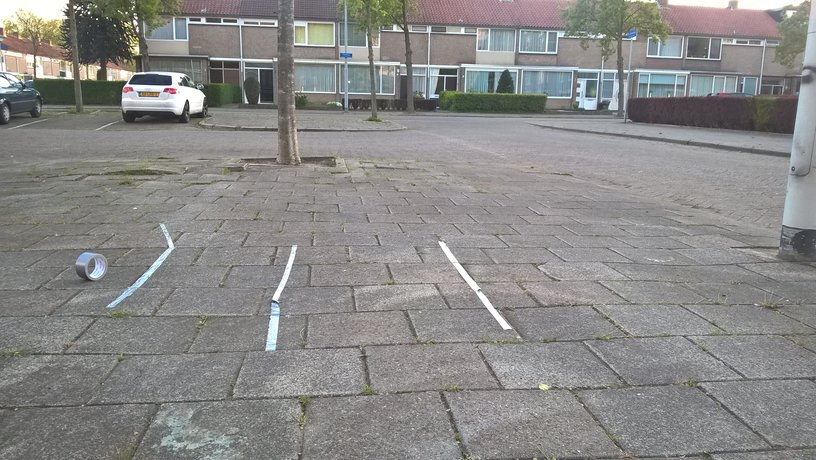
#> input picture roadtests/road0.jpg, 816 x 460 px, found by its file name
$ python RoadDetection_rik.py
#> lines starting #> are read from the running program, lines starting #| are printed output that depends on the picture; after the words box and inside, x2 and y2 are one past the last pixel; in counts of white or black regions, pixels touching at a corner belong together
########################################################################################################################
# RoadDetection()
# detects the boundaries of a road and creates the middle line for this road
#
# input:    []
# output:   [, exitflag]
########################################################################################################################

# import necessary libraries
import cv2
import numpy as np

# import test image
imgP = cv2.imread('../roadtests/road0.jpg')
#> imgP is the input picture: shape (460, 816, 3); mean B, G, R 135.7, 137.2, 137.9
img = cv2.imread('../roadtests/road0.jpg')

# blur image using a gaussian blur
imgBlurred = cv2.GaussianBlur(img, (5, 5), 0)

# define range of grey color in RGB
lower_gray = np.array([220, 220, 220])
upper_gray = np.array([250, 250, 250])

# create grayscale image
imgGrayscale = cv2.inRange(imgBlurred, lower_gray, upper_gray)
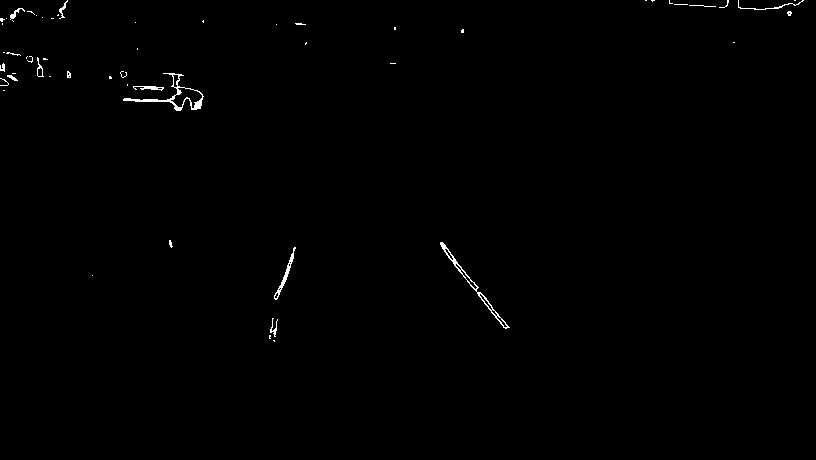
#> imgGrayscale: shape (460, 816); 0.45% white in thin lines or dots, all inside (x1, y1, x2, y2) = (0, 0, 804, 342)

# detect edges in image using canny
# imgCanny = cv2.Canny(imgGrayscale, 50, 150, apertureSize=3)

# show all steps as images
cv2.imshow('grayscaled', imgGrayscale)
cv2.imshow('imgblurred', imgBlurred)
# cv2.imshow('imgcanny', imgCanny)

# set heuristic parameters for the (probabilistic) houghlines function
rho = 1                 # accuracy [pixel]
acc = 1                 # accuracy [deg]
theta = acc*np.pi/360
threshold = 10          #
minLineLength = 10      # line segments shorter than this are rejected
maxLineGap = 20         # maximum allowed gap between line segments to treat them as single line

# find lines in image using the (probabilistic) houghlines function
# outputP:  x1, y1, x2, y2
# output:   rho, theta
linesP = cv2.HoughLinesP(imgGrayscale, rho, theta, threshold, minLineLength, maxLineGap)
#> linesP = [[443, 243, 464, 272], [740, 8, 765, 9], [150, 100, 173, 102], [280, 291, 289, 266], [284, 277, 292, 253]]
lines = cv2.HoughLines(imgGrayscale, rho, theta, threshold)

# check if houghlinesP function found any lines, if not print error
if linesP is not None:
    exitflag = 1   # houghlines function found at least one line

    # plot red(0, 0, 255) houghlines in image
    for x in range(0, len(linesP)):
        for x1, y1, x2, y2 in linesP[x]:
            cv2.line(imgP, (x1, y1), (x2, y2), (0, 0, 255), 2)
#> this loop made 5 passes
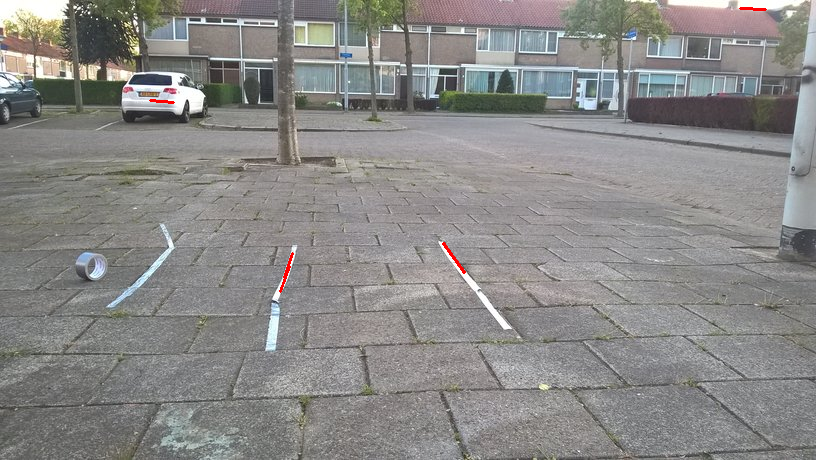
#> imgP: shape (460, 816, 3); 0.11% of pixels changed, all inside (x1, y1, x2, y2) = (149, 7, 767, 293)
else:
    exitflag = 0    # houghlinesP function found no lines (error)
    print("error: no lines detected\n")

# plot lines in original image
cv2.imshow('houghlinesP', imgP)

# check if houghlines function found any lines, if not print error
if lines is not None:
    exitflag = 1  # houghlines function found at least one line

    # plot red(0, 0, 255) houghlines in image
    for x in range(0, len(lines)):
        for rho, theta in lines[x]:
            a = np.cos(theta)
            b = np.sin(theta)
            x0 = a*rho
            y0 = b*rho
            x1 = int(x0 + 1000*(-b))
            y1 = int(y0 + 1000*(a))
            x2 = int(x0 - 1000*(-b))
            y2 = int(y0 - 1000*(a))

            cv2.line(img, (x1, y1), (x2, y2), (0, 0, 255), 2)
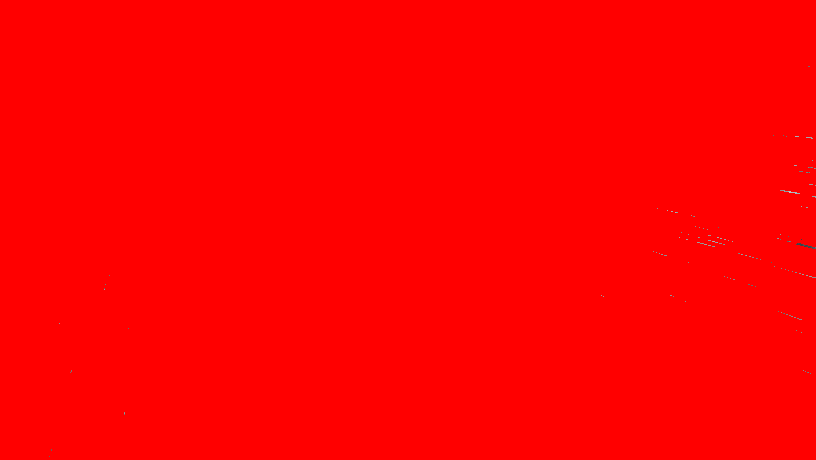
#> img: shape (460, 816, 3); mean B, G, R 0.1, 0.1, 254.9
else:
    exitflag = 0  # houghlines function found no lines (error)
    print("error: no lines detected\n")

# plot lines in original image
cv2.imshow('houghlines', img)

print("exitflag\n", exitflag)

# press any key to terminate process
cv2.waitKey(0)
cv2.destroyAllWindows()

$ run again, with roadtests/road10.jpg copied over roadtests/road0.jpg
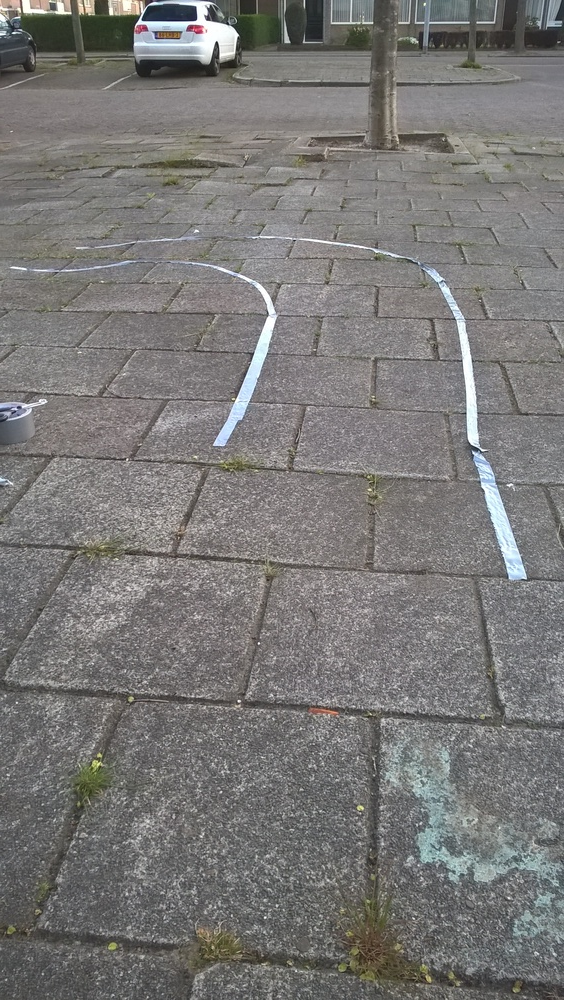
#> input picture roadtests/road10.jpg, 564 x 1000 px, shrunk from 1840 x 3264 before the run, found by its file name
#> imgP is the input picture: shape (1000, 564, 3); mean B, G, R 118.8, 120.2, 121.5
#> `imgGrayscale = cv2.inRange(imgBlurred, lower_gray, upper_gray)`:
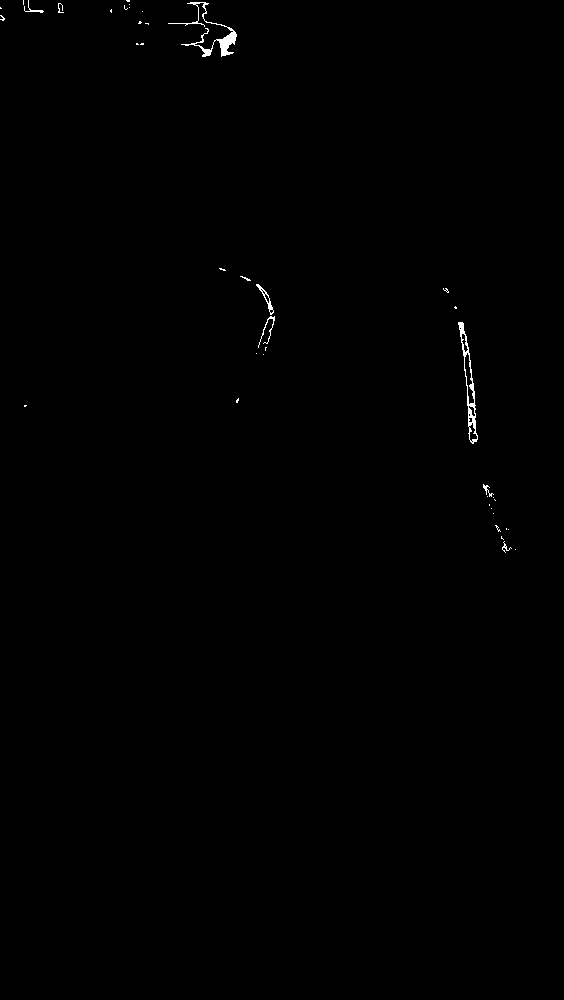
#> imgGrayscale: shape (1000, 564); 0.29% white; 41 white regions (33 under 20 px), largest, box (x1, y1, x2, y2) and area: (168, 2, 237, 57) 584, (458, 322, 478, 444) 507, (256, 284, 274, 315) 106
#> linesP = [[473, 383, 474, 413], [465, 334, 470, 364], [459, 324, 462, 348], [168, 23, 201, 23]]
#> the loop `for x in range(0, len(linesP)):` made 4 passes
#> after the loop `for x in range(0, len(lines)):`:
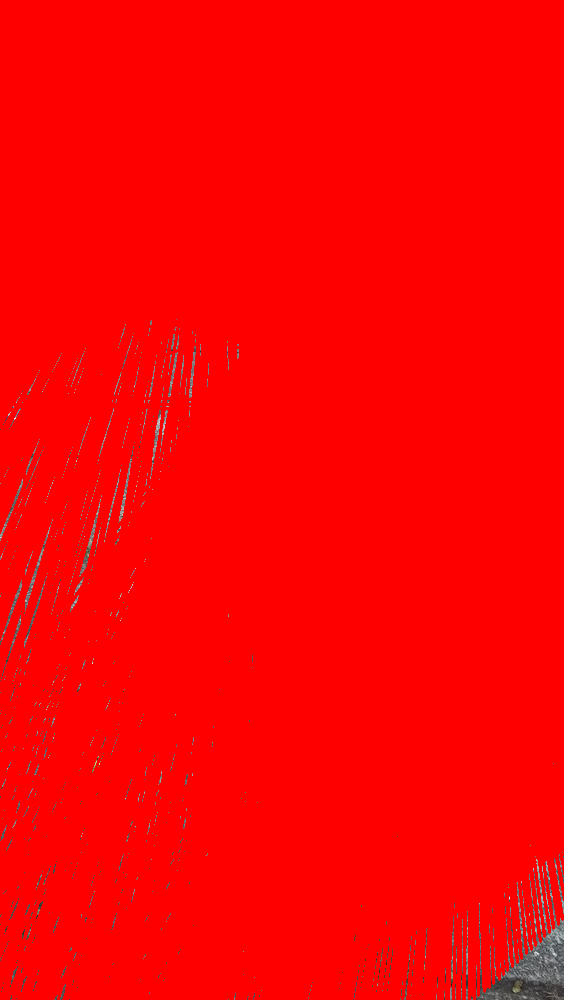
#> img: shape (1000, 564, 3); mean B, G, R 2, 2, 252.2

$ run again, with roadtests/road11.jpg copied over roadtests/road0.jpg
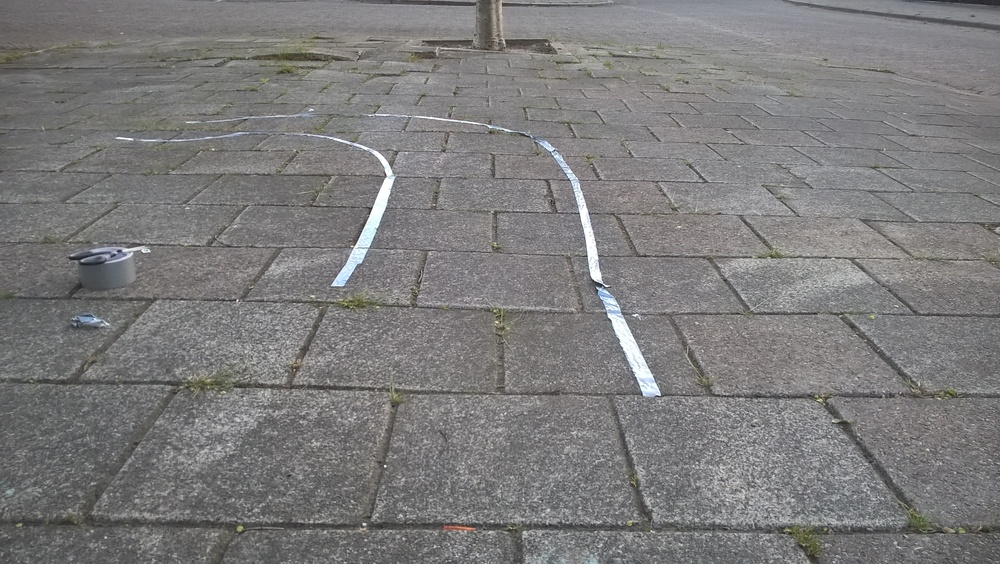
#> input picture roadtests/road11.jpg, 1000 x 564 px, shrunk from 3264 x 1840 before the run, found by its file name
#> imgP is the input picture: shape (564, 1000, 3); mean B, G, R 123.4, 123.5, 124.4
#> `imgGrayscale = cv2.inRange(imgBlurred, lower_gray, upper_gray)`:
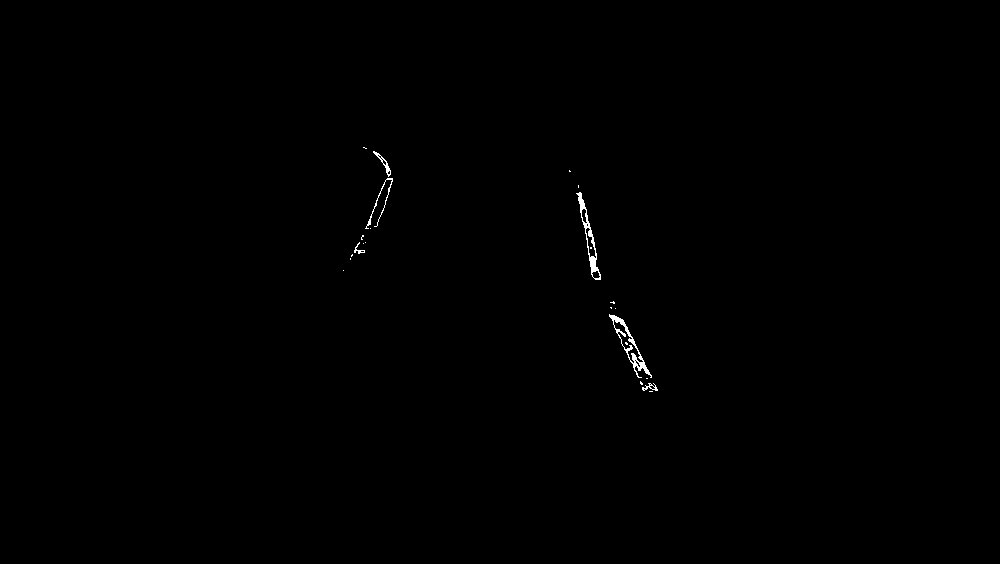
#> imgGrayscale: shape (564, 1000); 0.22% white in thin lines or dots, all inside (x1, y1, x2, y2) = (343, 147, 658, 392)
#> linesP = None
#> lines = 2591 rows, first 8: [-413, 2.68], [-409, 2.67], [-419, 2.69], [-490, 2.83], [-403, 2.66], [-486, 2.82], [-480, 2.8], [-483, 2.81]
#> after the loop `for x in range(0, len(lines)):`:
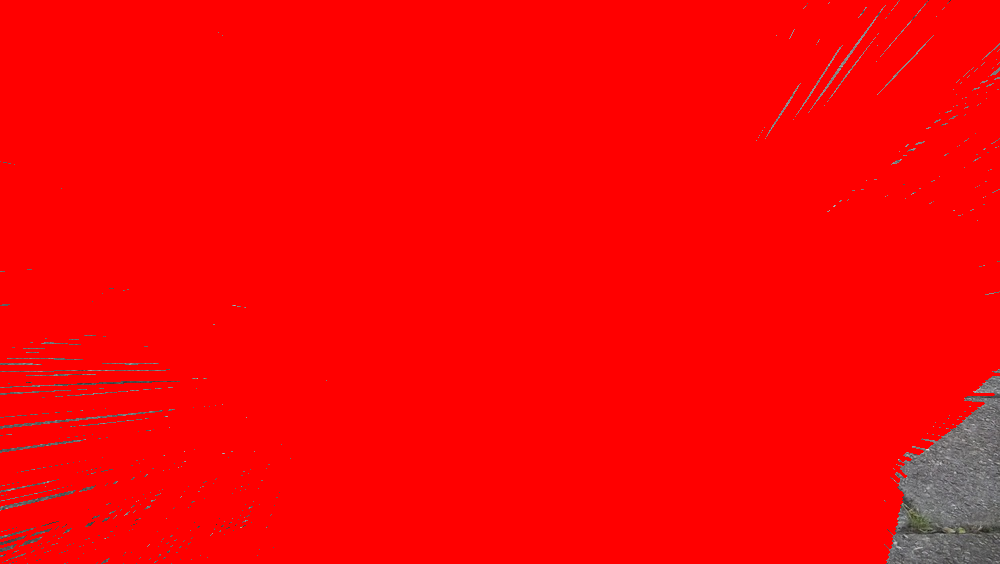
#> img: shape (564, 1000, 3); mean B, G, R 3.7, 3.7, 250.1
